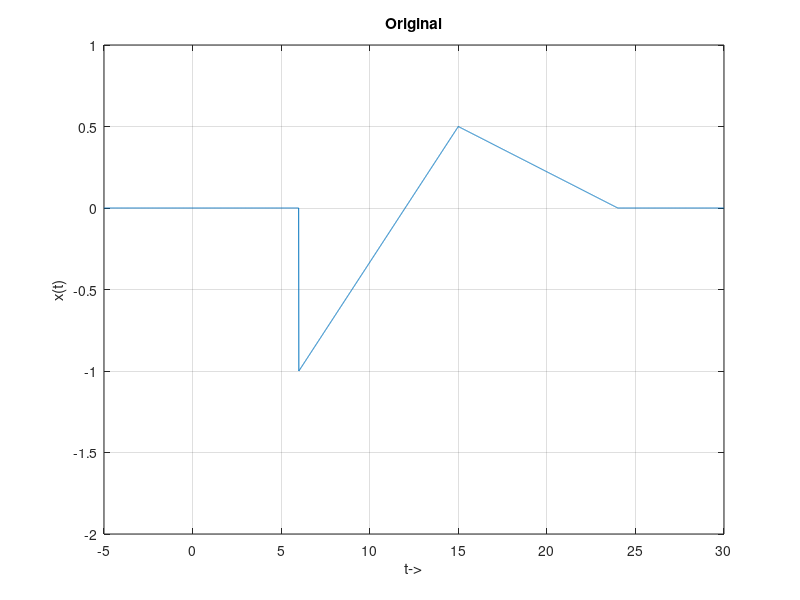
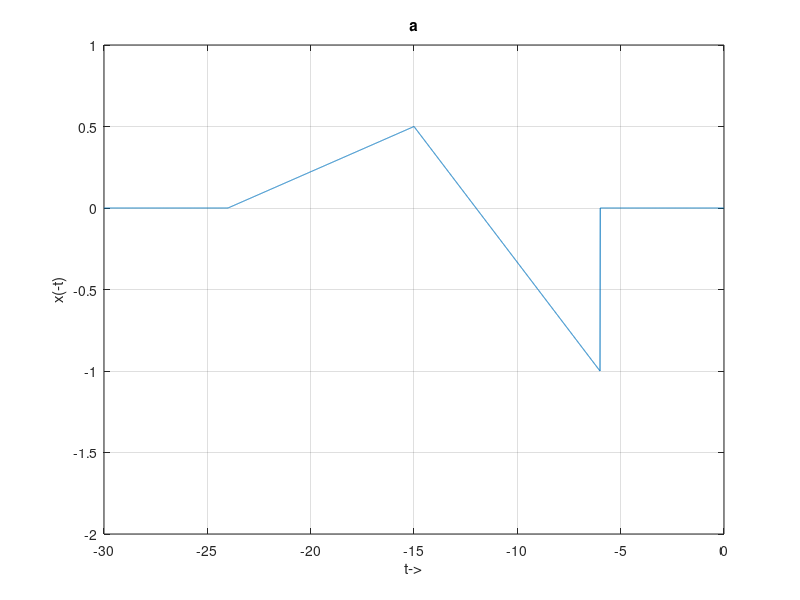
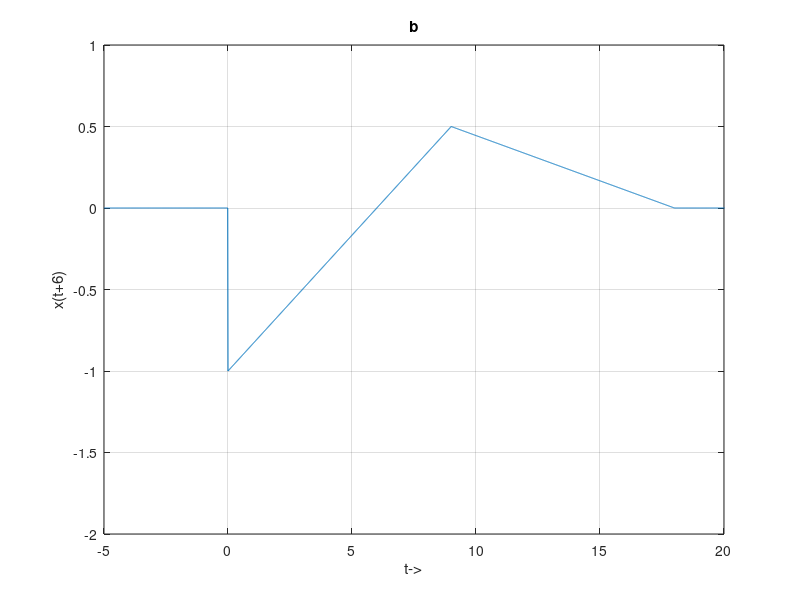
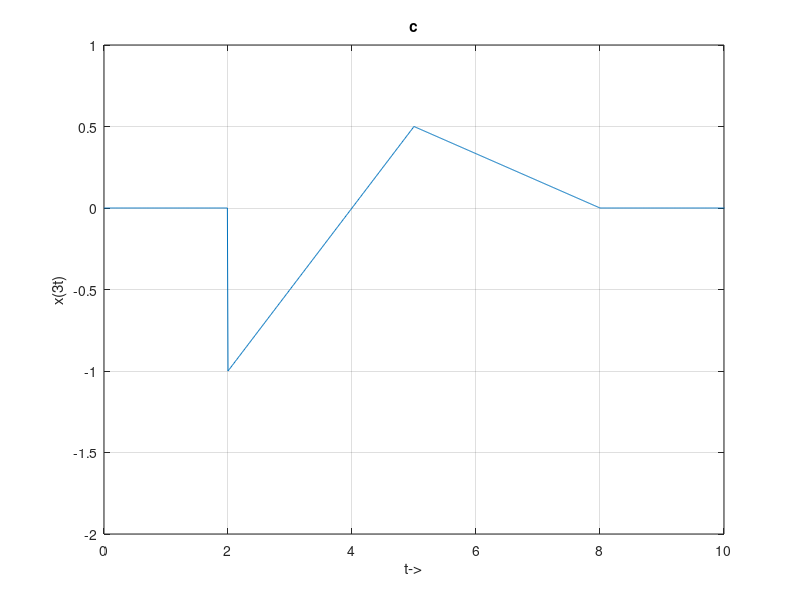

MATLAB code for these plots, in order:

a = @(t) 0.*(t<=6);
b = @(t) ((t/6)-2).*(6<=t & t<=15);
c = @(t) ((-t/18)+4/3).*(15<t & t<24);

figure
t = (-5:.01:30);
plot(t, (a(t)+b(t)+c(t)))
axis([-5 30 -2 1])
xlabel('t->')
ylabel('x(t)')
title('Original')
grid;

figure
t = (-30:.01:0);
plot(t, (a(-1*t)+b(-1*t)+c(-1*t)))
axis([-30 0 -2 1])
xlabel('t->')
ylabel('x(-t)')
title('a')
grid;

figure
t = (-5:.01:25);
plot(t, (a(t+6)+b(t+6)+c(t+6)))
axis([-5 20 -2 1])
xlabel('t->')
ylabel('x(t+6)')
title('b')
grid;

figure
t = (0:.01:20);
plot(t, (a(3*t)+b(3*t)+c(3*t)))
axis([0 10 -2 1])
xlabel('t->')
ylabel('x(3t)')
title('c')
grid;

figure
t = (0:.01:50);
plot(t, (a(t/2)+b(t/2)+c(t/2)))
axis([0 50 -2 1])
xlabel('t->')
ylabel('x(t/2)')
title('d')
grid;
